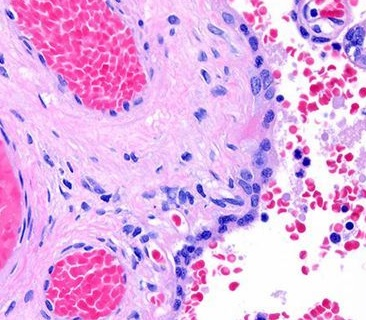
#> input picture images/Img_seg.jpg, 366 x 320 px, found by its file name
$ jupyter execute PID_Aula9_Implementacao.ipynb
#> lines starting #> are read from the running program, lines starting #| are printed output that depends on the picture; after the words box and inside, x2 and y2 are one past the last pixel; in counts of white or black regions, pixels touching at a corner belong together
<a href="https://colab.research.google.com/github/Giovannacm/digital-image-processing-msc/blob/main/PID_Aula9_Implementacao.ipynb" target="_parent"></a>

Universidade Estadual Paulista - UNESP

Programa de Pós-Graduação em Ciência da Computação

**Processamento de Imagens Digitais**

Professor Leandro Alves Neves

Alunos:
* Giovanna Carreira Marinho;
* Guilherme Francisco de Andrade Campos;
* Julia Rodrigues Gubolin;
* Thales Ricardo de Souza Lopes.

**Aula 9 - Segmentação**

**Exercício 2**: Implemente e execute a técnica de Otsu sobre a imagem. Inicialmente, o algoritmo deve ser capaz de separar duas classes (fundo e objeto). Em seguida, modifique o código para objer três classes como resultado. Apresente os valores dos limiares e as imagens que definem cada uma das duas classes. As máscaras devem ser aplicadas para segmentar regiões coloridas que definem cada classe.

[cell 1]
import matplotlib
import matplotlib.pyplot as plt
from matplotlib import cm
import numpy as np
from skimage import exposure
from skimage import data
from skimage.filters import threshold_multiotsu
from skimage.io import imread, imshow
from skimage.color import rgb2gray

# Leitura da imagem e conversão para tons de cinza

Leitura da imagem do exercício por meio do método *imread* (do pacote *skimage*). O método *imshow*, do mesmo pacote, é utilizada em seguida para exibir a imagem.

[cell 2]
rgb_image = imread('/content/Img_seg.jpg')
#> rgb_image is the input picture: shape (320, 366, 3); mean R, G, B 227.5, 175.3, 229.1
imshow(rgb_image)

Analisando o formato da imagem: 320 linhas, 366 colunas e 3 canais (RGB).

[cell 3]
rgb_image.shape
#> Out = (320, 366, 3)

Convertendo a imagem para tons de cinza pelo método *rgb2gray* (do pacote *skimage*). Como o resultado de saída está dentro do intervalo [0, 1], é feito um mapeamento para o intervalo [0, 255]. O resultado da conversão é apresentado em seguida.

[cell 4]
gray_scale = rgb2gray(rgb_image)
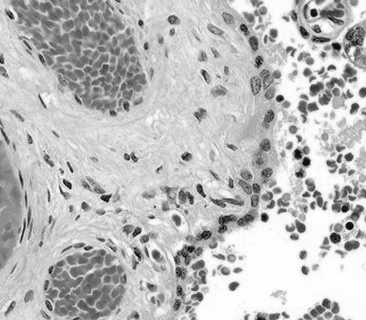
#> gray_scale: shape (320, 366) float64; min 0.0229, max 1, mean 0.746
gray_image = (gray_scale*256).astype('uint8')
imshow(gray_image, cmap='gray')

O método *hist* (do pacote *matplotlib.pyplot*) exibe o histograma de uma imagem, ou seja, a distribuição das frequências das intensidades de uma imagem.

[cell 5]
plt.hist(gray_image.ravel(), bins=255)
plt.show()
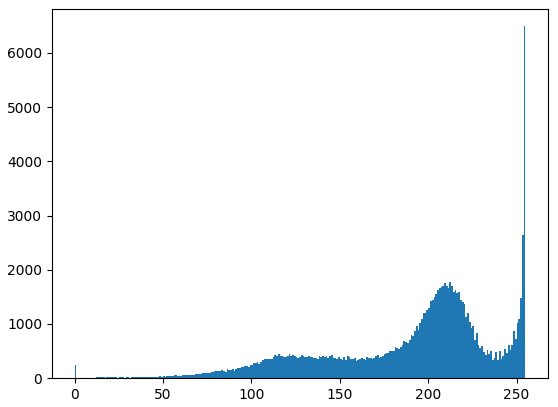
#> figure drawn by matplotlib, 1 panel; tallest bar 6494 high, from x = 254 to 255

# Multi-Otsu para 2 classes (uso de bliblioteca)

O pacote *skimage.filters* disponibiliza um método para a técnica de Otsu. O mesmo é utilizado para que os resultados seram comparados com aqueles obtidos pela implementação própria. Ele recebe como entrada a imagem e o número de classes. O resultado é uma lista com os limiares de cortes, que separam essas classes. Em seguida, deve ser utilizado o método *digitize* (do pacote *numpy*) para que a segmentação da imagem seja feita de acordo com esses pontos de corte.

[cell 6]
thresholds = threshold_multiotsu(gray_image, classes=2)
#> thresholds = [169]
regions = np.digitize(gray_image, bins=thresholds)
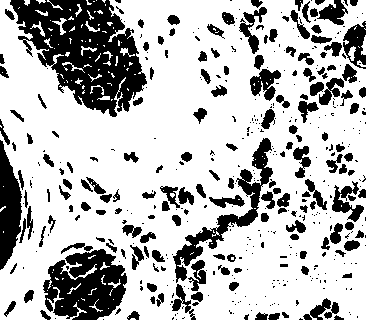
#> regions: shape (320, 366) int64; values 0 (black) and 1 (white), 72.4% white; 453 black regions (282 under 20 px), largest, box (x1, y1, x2, y2) and area: (10, 0, 147, 117) 8656, (43, 249, 127, 320) 3995, (173, 138, 273, 283) 2366

Nesse exemplo, o ponto de corte retornado pelo método foi 169. Ou seja, pixels cuja intensidade seja menor que do limiar irão ter uma cor atribuída e aqueles com intensidade maior receberão outra.

[cell 7]
thresholds
#> Out = [169]

O bloco de código a seguir exibe o histograma com a linha vertical vermelha indicando o ponto de corte.

[cell 8]
plt.hist(gray_image.ravel(), bins=255)
for thresh in thresholds:
    plt.axvline(thresh, color='r')
#> this loop made 1 pass
plt.show()
#> figure, not shown here; tallest bar 6494 high, from x = 254 to 255

A figura a seguir apresenta o resultado da segmentação (obtida pelo uso de implementações da biblioteca).

[cell 9]
plt.imshow(regions, cmap='brg')

# Multi-Otsu para 3 classes (uso de bliblioteca)

Realizando o mesmo procedimento para 3 classes.

[cell 10]
thresholds = threshold_multiotsu(gray_image, classes=3)
#> thresholds = [156, 218]
regions = np.digitize(gray_image, bins=thresholds)
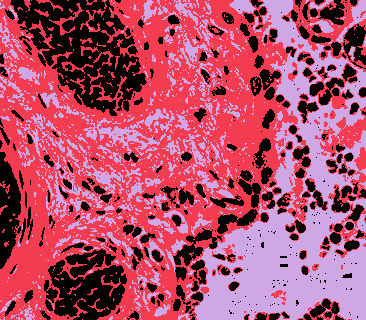
#> regions: shape (320, 366) int64; 3 distinct labels, from 0 to 2; one colour per label, 0 black

Observa-se que os limiares que separam as 3 classes são, para esse exemplo: 156 e 218.

[cell 11]
thresholds
#> Out = [156, 218]

O bloco a seguir permite analisar graficamente esses valores no histograma.

[cell 12]
plt.hist(gray_image.ravel(), bins=255)
for thresh in thresholds:
    plt.axvline(thresh, color='r')
#> this loop made 2 passes
#> thresh on passes 1 to 2: 156, 218
plt.show()
#> figure, not shown here; tallest bar 6494 high, from x = 254 to 255

Verificando, pelo método *unique* do pacote *numpy*, quantos elementos existem no resultado, observa-se que existem 3 classes (com várias ocorrências).

[cell 13]
np.unique(regions)
#> Out = [0, 1, 2]

O código abaixo exibe o resultado da segmentação pela técnica de Otsu para 3 classes.

[cell 14]
plt.imshow(regions, cmap='brg')

# Implementação Multi-Otsu

As funções a seguir implementam o método de Otsu para duas e três classes, além do método de atribuição de intensidade aos pixels da imagem de acordo com os limiares de corte.

[cell 15]
def our_threshold_multiotsu_2(image):
  threshold_range = range(np.max(image) + 1) #será testados todos os limiares de 0 a maior intensidade da imagem
  criterias = []

  for th in threshold_range: #para cada intensidade
    thresholded_im = np.zeros(image.shape) #cria uma imagem vazia
    thresholded_im[image >= th] = 1 #e segmenta a imagem de acordo com o limiar

    nb_pixels = image.size #quantidade de pixels
    nb_pixels1 = np.count_nonzero(thresholded_im) #quantidade de pixels maiores ou iguais ao limiar
    weight1 = nb_pixels1 / nb_pixels #probabilidade do pixel cair em uma classe
    weight0 = 1 - weight1 #probabilidade do pixel cair na outra classe

    if weight1 == 0 or weight0 == 0: #caso uma das classes estejam vazias
      criterias.append(10000)

    val_pixels1 = image[thresholded_im == 1] #encontrando os pixels que pertence a cada classe
    val_pixels0 = image[thresholded_im == 0]

    var0 = np.var(val_pixels0) if len(val_pixels0) > 0 else 0 #calculando a variancia das classes
    var1 = np.var(val_pixels1) if len(val_pixels1) > 0 else 0

    criterias.append(weight0 * var0 + weight1 * var1) #variancia entre classes: soma ponderada entre peso e variancia

  best_threshold = threshold_range[np.argmin(criterias)] #o melhor limiar é aquele que minimiza a variancia entre-classes

  return best_threshold, criterias

[cell 16]
def our_threshold_multiotsu_3(image): #abordagem um pouco diferente da funcao anterior
  max_value = np.max(image)
  hist, bins = np.histogram(image, bins=max_value) #calcula o histograma da imagem
  p = hist / image.size #histograma normalizado

  thresholds = []
  variances = []

  th_1 = 0

  while th_1 <= (max_value - 1): #selecionando o primeiro limiar
    supposed_th = []
    supposed_variances = []

    th_2 = th_1 + 1

    while th_2 <= max_value: #selecionando o segundo limiar (sempre a frente do primeiro)
      p_1 = np.sum(p[:th_1]) #calculando a probabilidade do pixel cair em cada classe
      p_2 = np.sum(p[th_1:th_2])
      p_3 = np.sum(p[th_2:])

      if p_1 == 0 or p_2 == 0 or p_3 == 0 :
        th_2 += 1
        continue

      m_1 = (1/p_1) * np.sum([i*p_i for i, p_i in zip(p[:th_1], np.arange(0, th_1))]) #calculando a variancia de cada classe
      m_2 = (1/p_2) * np.sum([i*p_i for i, p_i in zip(p[th_1:th_2], np.arange(th_1, th_2))])
      m_3 = (1/p_3) * np.sum([i*p_i for i, p_i in zip(p[th_2:], np.arange(th_2, max_value))])

      m_g = p_1*m_1 + p_2*m_2 + p_3*m_3 #intensidade global média

      class_variance = p_1*(m_1 - m_g)**2 + p_2*(m_2 - m_g)**2 + p_3*(m_3 - m_g)**2 #calculando a variancia entre as classes

      supposed_variances.append(class_variance)
      supposed_th.append((th_1, th_2))

      th_2 += 1

    if len(supposed_variances) > 0: #depois de testar supostos par de limires para cada um do primeiro limiar, obtem o melhor de cada teste
      variances.append(max(supposed_variances)) #o melhor é aquele cuja variancia é maxima
      thresholds.append(supposed_th[supposed_variances.index(max(supposed_variances))])

    th_1 += 1

  return thresholds[variances.index(max(variances))], variances #como a cada teste é testado o melhor, o "limiar global" melhor pode ser obtido pelo máximo dos "melhores locais"

[cell 17]
def our_digitize(image, thresholds):
  regions = np.zeros(image.shape) #criando uma imagem vazia para armazenar o resultado
  row, column = image.shape

  for i in range(row):
    for j in range(column): #iterando sobre as linhas i e colunas j da imagem

      for k in range(len(thresholds)): #iterando sobre os pontos de cortes (resultado da segmentação) e verificando se a intensidade do pixel para atribuir a classe ao resultado
        if image[i, j] <= thresholds[k]:
          regions[i, j] = k
          break
        elif image[i, j] > thresholds[-1]:
          regions[i, j] = len(thresholds)
          break

  return regions

# Multi-Otsu para 2 classes (implementação própria)

Executando a função para a imagem em tons de cinza, para duas classes.

[cell 18]
thresholds, criterias = our_threshold_multiotsu_2(gray_image)
#> the loop in our_threshold_multiotsu_2, `for th in threshold_range:` made 256 passes
#> (var0, var1) on passes 1 to 3: (0, 2434.5), (0, 2366.2), (0, 2366.2)
#> after the loop in our_threshold_multiotsu_2, `for th in threshold_range:`:
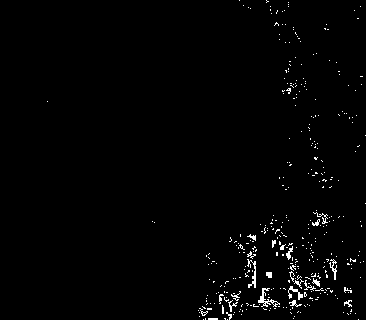
#> thresholded_im: shape (320, 366) float64; values 0 (black) and 1 (white), 1.5% white in thin lines or dots, all inside (x1, y1, x2, y2) = (47, 0, 366, 320)
#> after the loop in our_threshold_multiotsu_2, `for th in threshold_range:`: criterias = 257 values, max 10000 at index 0, min 672.5 at index 171, mean 1570.3
#> in our_threshold_multiotsu_2, `best_threshold = threshold_range[np.argmin(criterias)]`: best_threshold = 171
#> thresholds = 171

O limiar nesse caso foi bem semelhante ao obtido pela biblioteca (169): 171.

[cell 19]
thresholds
#> Out = 171

O *plot* a seguir, permite analisar visualmente a busca do melhor limiar na primeira função.

[cell 20]
plt.plot(range(np.max(gray_image) + 2), criterias)
plt.axvline(thresholds, color='r')
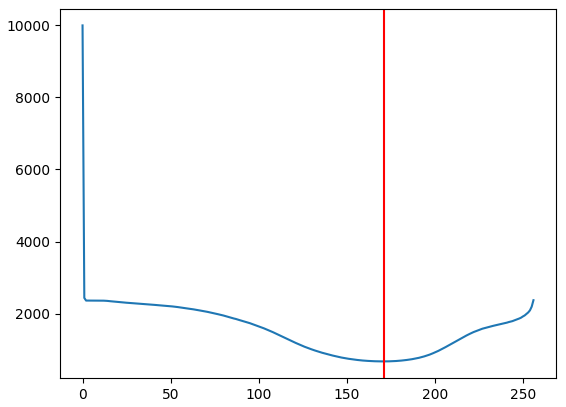
#> figure drawn by matplotlib, 1 panel; curve peaks at x = 0, y = 10000

Executando o método próprio desenvolvido para segmentar a imagem de acordo com o limiar.

[cell 21]
regions = our_digitize(gray_image, [thresholds])
#> in our_digitize, `row, column = image.shape`: row = 320; column = 366
#> after the loop in our_digitize, `for i in range(row):`:
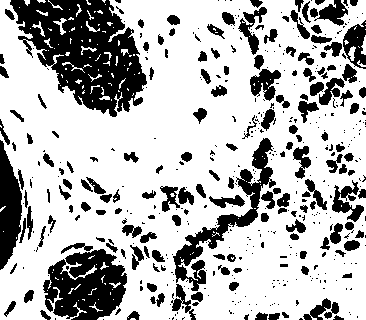
#> regions: shape (320, 366) float64; values 0 (black) and 1 (white), 71.4% white; 484 black regions (318 under 20 px), largest, box (x1, y1, x2, y2) and area: (10, 0, 147, 117) 8943, (43, 249, 127, 320) 4078, (173, 138, 276, 291) 2828

Observa-se que o resultado foi semelhate ao da biblioteca.

[cell 22]
plt.imshow(regions, cmap='brg')

# Multi-Otsu para 3 classes (implementação própria)

Executando a função desenvolvida para o método de Otsu para 3 classes.

[cell 23]
best_thresholds, variance = our_threshold_multiotsu_3(gray_image)
#> in our_threshold_multiotsu_3, `max_value = np.max(image)`: max_value = 255
#> in our_threshold_multiotsu_3, `hist, bins = np.histogram(image, bins=max_value)`: hist = 255 values, max 6494 at index 254, min 0 at index 1, mean 459.3; bins = 256 values from 0 to 255
#> in our_threshold_multiotsu_3, `p = hist / image.size`: p = 255 values, max 0.0554 at index 254, min 0 at index 1, mean 0.00392
#> the loop in our_threshold_multiotsu_3, `while th_1 <= (max_value - 1):` made 255 passes
#> after the loop in our_threshold_multiotsu_3, `while th_1 <= (max_value - 1):`: th_1 = 255; thresholds = 253 pairs, first value 1 to 253, second value 170 to 254; variances = 253 values, max 2051.2 at index 156, min 343.7 at index 252, mean 1709.8
#> best_thresholds = (157, 219); variance has the same summary as variances in our_threshold_multiotsu_3

Os resultados obtidos foram bem precisos em comparação com aqueles obtidos pela biblioteca (156 e 218): 157 e 219.

[cell 24]
best_thresholds
#> Out = (157, 219)

A célula a seguir exibe as variâncias e os pontos de cortes definidos pelos limiares.

[cell 25]
plt.plot(range(len(variance)), variance)
plt.axvline(best_thresholds[0], color='r')
plt.axvline(best_thresholds[1], color='r')
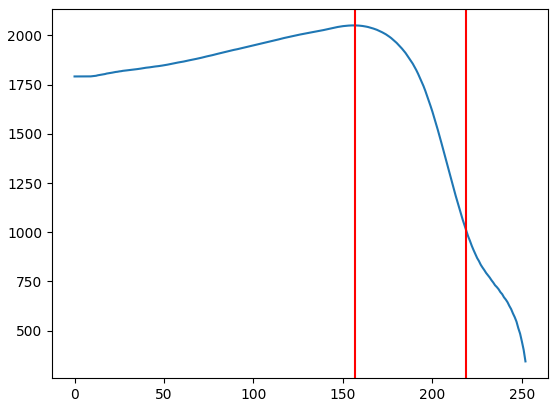
#> figure drawn by matplotlib, 1 panel; curve peaks at x = 156, y = 2051.2

Executando o método de segmentação para os limiares obtidos.

[cell 26]
regions = our_digitize(gray_image, [best_thresholds[0], best_thresholds[1]])
#> after the loop in our_digitize (call 2), `for i in range(row):`:
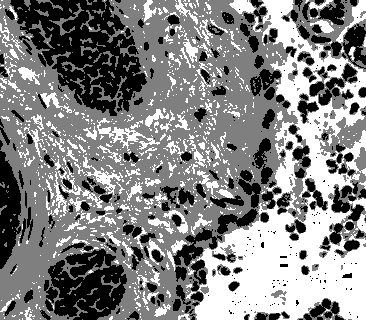
#> regions: shape (320, 366) float64; min 0, max 2, mean 1.03; drawn with min black and max white
